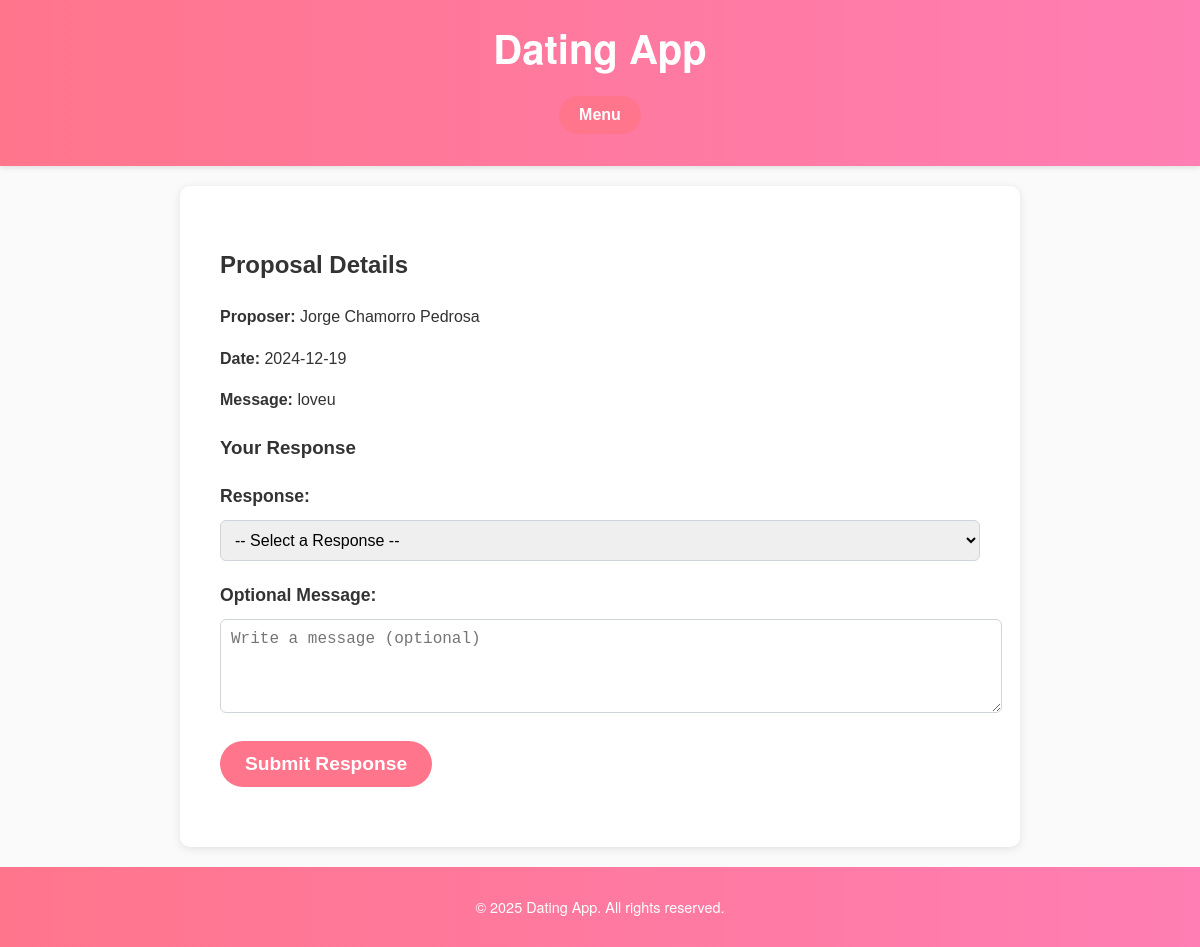
The app's page /respond_to_proposal/1 (signed in) with its own data.
### website/model.py (models this page shows)
class User(db.Model, flask_login.UserMixin):
    id : Mapped[int] = mapped_column(primary_key=True)
    username : Mapped[str] = mapped_column(
        String(100), unique=True
    )
    first_name : Mapped[str] = mapped_column(
        String(100)
    )
    last_name: Mapped[str] = mapped_column(
        String(100)
    )
    email : Mapped[str] = mapped_column(
        String(128), unique=True
    )
    password : Mapped[str] = mapped_column(
        String(128)
    )
    profile: Mapped["UserProfile"] = relationship("UserProfile", back_populates="user", uselist=False)
    matches: Mapped["MatchingPreference"] = relationship("MatchingPreference", back_populates="user", uselist=False)
    sent_proposals: Mapped[List["DateProposal"]] = relationship(
        "DateProposal", back_populates="proposer", foreign_keys="DateProposal.proposer_id"
    )
    received_proposals: Mapped[List["DateProposal"]] = relationship(
        "DateProposal", back_populates="recipient", foreign_keys="DateProposal.recipient_id"
    )
    liking: Mapped[List["User"]] = relationship(
        secondary=LikingAssociation.__table__,
        primaryjoin=LikingAssociation.liker_id == id,
        secondaryjoin=LikingAssociation.liked_id == id,
        back_populates="likers",
    )
    likers: Mapped[List["User"]] = relationship(
        secondary=LikingAssociation.__table__,
        primaryjoin=LikingAssociation.liked_id == id,
        secondaryjoin=LikingAssociation.liker_id == id,
        back_populates="liking",
    )
    blocking: Mapped[List["User"]] = relationship(
        secondary=BlockingAssociation.__table__,
        primaryjoin=BlockingAssociation.blocker_id == id,
        secondaryjoin=BlockingAssociation.blocked_id == id,
        back_populates="blockers",
    )
    blockers: Mapped[List["User"]] = relationship(
        secondary=BlockingAssociation.__table__,
        primaryjoin=BlockingAssociation.blocked_id == id,
        secondaryjoin=BlockingAssociation.blocker_id == id,
        back_populates="blocking",
    )
    created_events: Mapped[List["Event"]] = relationship("Event", back_populates="creator")
    registered_events: Mapped[List["Event"]] = relationship("EventParticipant", back_populates="user")

class DateProposal(db.Model):
    id: Mapped[int] = mapped_column(primary_key=True)
    proposer_id: Mapped[int] = mapped_column(ForeignKey("user.id"))
    proposer: Mapped["User"] = relationship(
        "User", foreign_keys=[proposer_id], back_populates="sent_proposals"
    )
    recipient_id: Mapped[int] = mapped_column(ForeignKey("user.id"))
    recipient: Mapped["User"] = relationship(
        "User", foreign_keys=[recipient_id], back_populates="received_proposals"
    )
    date_time: Mapped[date] = mapped_column(Date, nullable=False)
    status: Mapped[ProposalStatus]
    request_timestamp: Mapped[datetime] = mapped_column(
        DateTime(timezone=True), server_default=func.now()
    )
    response_timestamp: Mapped[datetime] = mapped_column(
        DateTime(timezone=True), server_default=func.now()
    )
    optional_text_proposal: Mapped[Optional[str]] = mapped_column(
        String(100)
    )
    optional_text_response: Mapped[Optional[str]] = mapped_column(
        String(100)
    )

### website/proposals.py (the view, shortened to what this page needs)
@proposals.route("/respond_to_proposal/<int:proposal_id>", methods=["POST", "GET"])
@flask_login.login_required
def respond_to_proposal(proposal_id):
    user = current_user
    query = db.select(DateProposal).where(DateProposal.id == proposal_id)
    proposal = db.session.execute(query).scalar_one_or_none()
    if not proposal:
        flash("Proposal not found", "danger")
        return redirect(url_for("main.index"))
    if proposal.recipient_id != user.id:
        flash("You are not authorized to respond to this proposal.", "danger")
        return redirect(url_for("main.index"))
    return render_template("respond_to_proposal.html", proposal=proposal, ProposalStatus=ProposalStatus)

### website/templates/respond_to_proposal.html (shortened to what this page needs)
{% extends 'base.html' %}
{% block content %}
<div class="container">
    <section class="proposal-details mt-4 mb-5">
        <h2 class="text-primary">Proposal Details</h2>
        <div class="form-group border rounded p-3 bg-light">
            <p><strong>Proposer:</strong> {{ proposal.proposer.first_name }} {{ proposal.proposer.last_name }}</p>
            <p><strong>Date:</strong> {{ proposal.date_time.strftime('%Y-%m-%d') }}</p>
            <p><strong>Message:</strong> {{ proposal.optional_text_proposal or "No message provided" }}</p>
        </div>
    </section>
    <form method="POST" class="form-group bg-white p-4 shadow rounded">
        <h3 class="mb-4 text-secondary">Your Response</h3>
        <div class="form-group mb-3">
            <label for="status" class="form-label"><strong>Response:</strong></label>
            <select id="status" name="action" class="form-control" required onchange="toggleRescheduleDate()">
                <option value="" disabled selected>-- Select a Response --</option>
            </select>
        </div>
        <div class="form-group mb-3">
            <label for="optional_text_response" class="form-label"><strong>Optional Message:</strong></label>
            <textarea id="optional_text_response" name="optional_text_response" class="form-control" rows="4" placeholder="Write a message (optional)"></textarea>
        </div>
        <button type="submit" class="btn btn-primary w-100">Submit Response</button>
    </form>
</div>
{% endblock %}

### website/static/styles/base.css (style rules this page uses)
body { font-family: 'Helvetica Neue', Arial, sans-serif; margin: 0; padding: 0; background-color: #fafafa; color: #333; line-height: 1.6; }
button { background-color: #ff758c; color: white; border: none; padding: 10px 20px; font-size: 1em; border-radius: 25px; cursor: pointer; transition: background 0.3s ease; }
.btn { display: inline-block; padding: 10px 20px; text-decoration: none; border-radius: 25px; font-size: 1em; font-weight: bold; cursor: pointer; }
.btn-primary { background-color: #ff758c; color: white; }
.container { max-width: 800px; margin: auto; padding: 20px; font-family: 'Arial', sans-serif; }
.form-group { margin-bottom: 20px; }
.form-label { font-size: 1.1rem; font-weight: bold; color: #333; margin-bottom: 10px; display: block; }
.form-control { width: 100%; padding: 10px; border-radius: 6px; border: 1px solid #ced4da; font-size: 1rem; }
button[type="submit"] { background-color: #ff758c; color: white; border: none; padding: 12px 25px; font-size: 1.2rem; border-radius: 25px; cursor: pointer; transition: background-color 0.3s ease; }

### records on screen
User: proposer.first_name "Jorge", proposer.last_name "Chamorro Pedrosa"
DateProposal: date_time "2024-12-19", optional_text_proposal "loveu"
